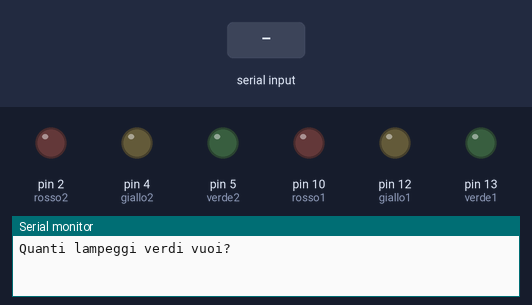
The sketch below on a simulated Arduino Uno, built with avr-gcc and run on an emulated ATmega328P. On the bench: output pins drawn as LEDs (lit = HIGH), the last lines printed to the serial monitor. Inputs (shaded band) come from the test bench.

Above: at 0.9 s.
1.0 s: "90,45,200\n" received over Serial
3.5 s: "30,150,10\n" received over Serial
6.0 s: "90,45\n" received over Serial
8.5 s: "30,150\n" received over Serial
At 9.97 s:
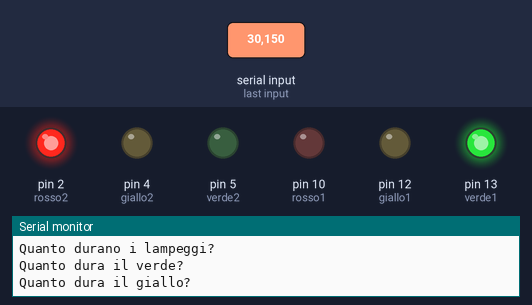
At 10.96 s:
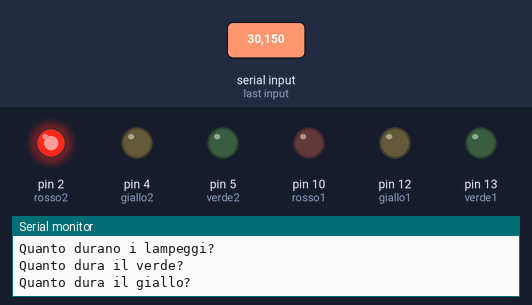
Timing chart, 0 to 16.5 s (numbered marks = the images above; inputs shaded):
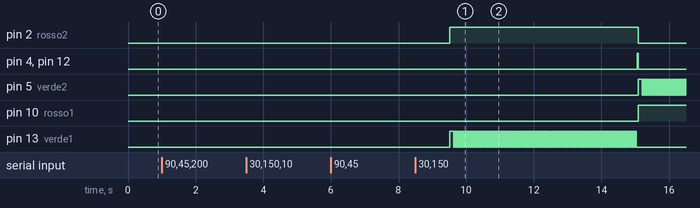

Measured:
- after the input at 8.5 s, pin 2 (rosso2): LOW → HIGH after 1.0 s, → LOW 5.6 s later; pin 4 (giallo2): LOW → HIGH after 6.6 s, → LOW 0.03 s later

The sketch:

AmerHadzibajric_A_Semaforo.ino
```cpp
int numlampeggi = 0;
int lamp = 0;
int dverde = 0;
int dgiallo = 0;
int verde1 = 13;
int giallo1 = 12;
int rosso1 = 10;
int verde2 = 5;
int giallo2 = 4;
int rosso2 = 2;
void setup() {
  // put your setup code here, to run once:
  pinMode(verde1,OUTPUT); //verde
  pinMode(giallo1,OUTPUT); //giallo
  pinMode(rosso1,OUTPUT); //rosso
  pinMode(verde2,OUTPUT); //verde
  pinMode(giallo2,OUTPUT); //giallo
  pinMode(rosso2,OUTPUT); //rosso
  RichiestaValori();
  RichiestaTempoLamp();
  RichiestaVerde();
  RichiestaGiallo();
}

void loop() {
  // put your main code here, to run repeatedly:
  digitalWrite (verde1,HIGH);
  digitalWrite(rosso2,HIGH);
  delay(dverde);
  lampeggia(verde1, lamp, numlampeggi);
  digitalWrite(verde1,LOW);
  digitalWrite(giallo1,HIGH);
  digitalWrite(giallo2,HIGH);
  delay(dgiallo);
  digitalWrite(giallo1,LOW);
  digitalWrite(rosso2,LOW);
  digitalWrite(giallo2,LOW);
  digitalWrite(rosso1,HIGH);
  digitalWrite(verde2,HIGH);
  delay(dverde);
  lampeggia(5, lamp, numlampeggi);
  digitalWrite(verde2,LOW);
  digitalWrite(giallo2,HIGH);
  digitalWrite(giallo1,HIGH);
  delay(dgiallo);
  digitalWrite(giallo1,LOW);
  digitalWrite(giallo2,LOW);
  digitalWrite(rosso1,LOW);

}
void lampeggia( int led, int  rit, int c)
{
  for (int i = 0; i<=c; i++){
  delay (rit);
  digitalWrite(led,LOW);
  delay(rit);
  digitalWrite(led,HIGH);
  }
}
void RichiestaValori()
{
  Serial.begin(9600);
  Serial.println ("Quanti lampeggi verdi vuoi?");
  while(Serial.available()== 0){};
  numlampeggi = Serial.readString().toInt();
}
void RichiestaTempoLamp()
{
  Serial.begin(9600);
  Serial.println ("Quanto durano i lampeggi?");
  while(Serial.available()== 0){};
  lamp = Serial.readString().toInt();
}
void RichiestaVerde()
{
  Serial.begin(9600);
  Serial.println ("Quanto dura il verde?");
  while(Serial.available()== 0){};
  dverde = Serial.readString().toInt();
}
void RichiestaGiallo()
{
  Serial.begin(9600);
  Serial.println ("Quanto dura il giallo?");
  while(Serial.available()== 0){};
  dgiallo = Serial.readString().toInt();
}
```
